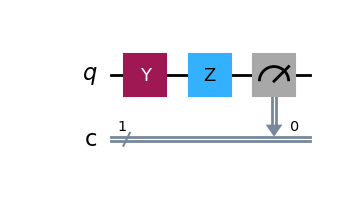

Write the Python code that produced this figure.
#Other version of the program to X flips |0⟩ → |1⟩.


from qiskit import QuantumCircuit
qc = QuantumCircuit(1, 1)
qc.y(0)  						# adds phase + rotation
qc.z(0)  						# adds phase only
value=qc.measure(0, 0)
fig=qc.draw('mpl')
fig.savefig('Prg7.6.png')
